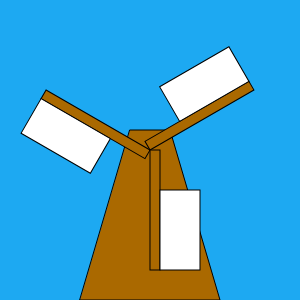
Frame 1 (no input)
Frame 2 (the mouse pressed at the canvas centre, redrawn once): identical to frame 1, image omitted

The p5.js sketch that drew this single still picture (run headless with seeded random() and noise() and a simulated clock; the mouse was pressed at the canvas centre and the sketch redrawn once):

// p5.js sketch
// ── sketch.js
let brown;

function setup(){
	createCanvas(300, 300);
  brown = color(170, 105, 0);
}

function draw(){
	background(29, 169, 242);

  // Draw the background of the windmill.
	fill(brown);
	quad(130, 130, 170, 130, 220, 300, 80, 300);

  // Translate to the center of the screen and draw the sails
  translate(width / 2, height / 2);

  // Draw the three sails rotated around the center.
  for (let i = 0; i < 3; i++){
    // Rotate before drawing
    rotate(radians(120));
    fill(brown);
    rect(0, 0, 10, 120);
    fill(255);
    rect(10, 40, 40, 80);
  }
  
  noLoop();
}
